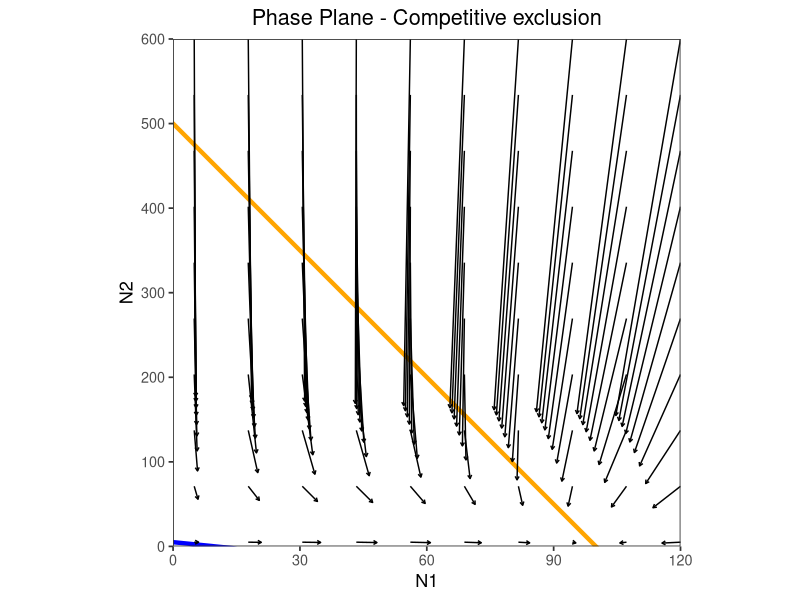
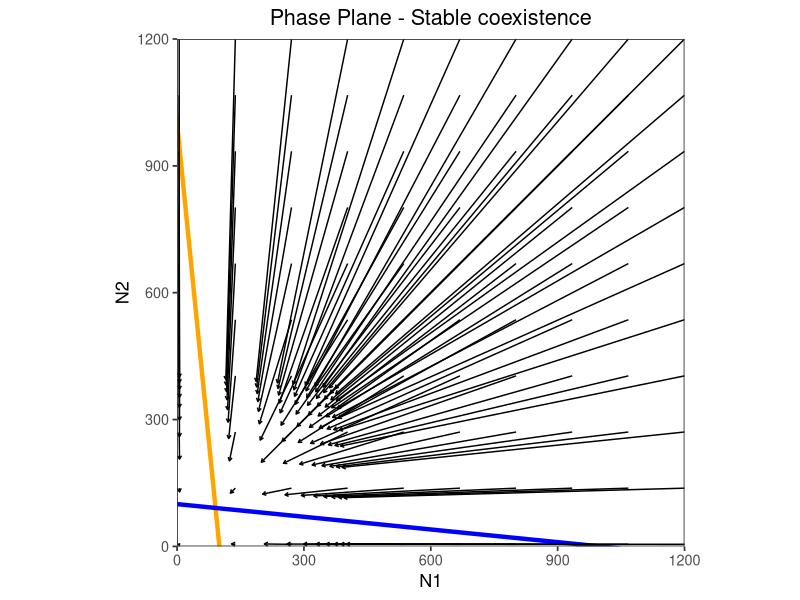
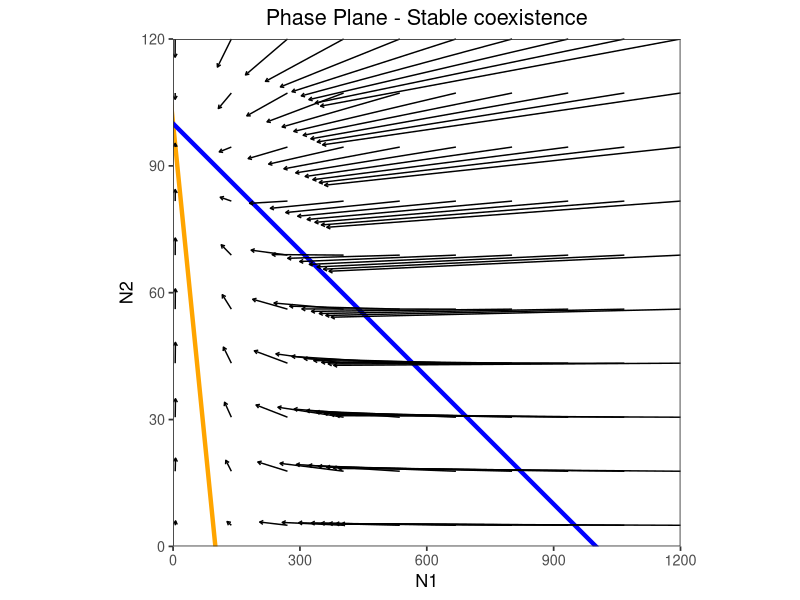

These figures' R source, in order:
# References: Codes are adapted from: 
# 1. Stevens 2009 - A Primer of Ecology with R
# 2. Course - Introduction to theoretical ecology (https://pojuke.github.io/TheoreticalEcologyPJK/week-8---lotka-volterra-competition-model---population-dynamics.html)

########################
# Load library
library(ggplot2)
library(tidyverse)
library(deSolve)
library(grid)  

################## Stability analysis - Case Unstable coexistence##########
## 1. Assign values of model parameters (Jacobian analysis)
r1 <- 1; r2 <- 0.1
K1 <- 100; K2 <- 50
a11 <- 1 / K1       # intraspecific competition for species 1
a22 <- 1 / K2       # intraspecific competition for species 2
a12 <- 0.2 / K1     # interspecific competition effect of N2 on N1
a21 <- 0.5 / K2     # interspecific competition effect of N1 on N2

########################
## 2. Model expression for dN/dt
dN1dt <- expression(r1*N1 - r1*a11*N1^2 - r1*a12*N1*N2)
dN2dt <- expression(r2*N2 - r2*a22*N2^2 - r2*a21*N1*N2)

# Partial derivatives (Jacobian components)
(ddN1dN1 <- D(dN1dt, "N1"))
(ddN1dN2 <- D(dN1dt, "N2"))
(ddN2dN1 <- D(dN2dt, "N1"))
(ddN2dN2 <- D(dN2dt, "N2"))

# Jacobian matrix 
J <- expression(matrix(
  c(eval(ddN1dN1), eval(ddN1dN2),
    eval(ddN2dN1), eval(ddN2dN2)),
  nrow = 2, byrow = TRUE))

########################
## 3. Calculate model equilibrium (at N1*, N2*)
N1Star <- expression((a22 - a12) / (a22*a11 - a12*a21))
N2Star <- expression((a11 - a21) / (a22*a11 - a12*a21))

N1 <- eval(N1Star)
N2 <- eval(N2Star) # N2* is zero -> no coexistence!

########################
## 4. Evaluate Jacobian matrix at equilibrium
(J1 <- eval(J))
eigStable <- eigen(J1)
eigStable[["values"]] 

########################
## 5. Plotting function - Phase plane
phase_plane <- function(r1, r2, a11, a21, a22, a12, title, t){
  # Vectors
  LV <- function(times, state, parms) {
    with(as.list(c(state, parms)), {
      dN1_dt = N1 * (r1 - a11*N1 - a12*N2)
      dN2_dt = N2 * (r2 - a22*N2 - a21*N1)
      return(list(c(dN1_dt, dN2_dt)))
    })
  }
  # Parameters
  times <- c(0, t)
  parms <- c(r1 = r1, r2 = r2, a11 = a11, a21 = a21, a22 = a22, a12 = a12)
  # Plot range with a buffer expansion for better visualization
  x_inter<- max(c(r1/a11, r2/a21)) *1.2
  y_inter <- max(c(r2/a22, r1/a12)) *1.2
  # Arrows
  vector_grid <- expand.grid(seq(5, x_inter, length.out = 10),
                             seq(5, y_inter, length.out = 10))
  vector_data <- vector_grid %>%
    pmap(., function(Var1, Var2){
      state <- c(N1 = Var1, N2 = Var2)
      pop_size <- ode(func = LV, times = times, y = state, parms = parms)
      pop_size[2, 2:3]
    }) %>%
    bind_rows() %>%
    rename(xend = N1, yend = N2) %>%
    bind_cols(vector_grid) %>%
    rename(x = Var1, y = Var2)
    # Phase plane
    ggplot() +
      geom_abline(slope = -a11/a12, intercept = r1/a12, 
                  color = "orange", size = 1.5) +
      geom_abline(slope = -a21/a22, intercept = r2/a22, 
                  color = "blue", size = 1.5) +
      geom_segment(data = vector_data,
                   aes(x = x, y = y, xend = xend, yend = yend),
                   arrow = arrow(length = unit(0.1, "cm"))) +    
      scale_x_continuous(name = "N1", limits = c(0, x_inter), expand = c(0, 0)) +
      scale_y_continuous(name = "N2", limits = c(0, y_inter), expand = c(0, 0)) +
      theme_bw(base_size = 13) +
      theme(panel.grid = element_blank(),
            plot.title = element_text(hjust = 0.5),
            aspect.ratio = 1) +
      labs(title = title)
  }

########################
## 6. Phase plane plot
phase_plane(r1 = r1, r2 = r2, a11 = a11, a21 = a21,
            a22 = a22, a12 = a12, t = 0.2,
            title = "Phase Plane - Competitive exclusion")

################## Stability analysis - Case Stable coexistence ##########
# Assign new values
a11 <- a22 <- 0.01
a12 <- a21 <- 0.001 
r1 <- r2 <- 1

# Values in equilibrium for N
N1Star <- expression((a22-a12)/(a22*a11 - a12*a21))
N2Star <- expression((a11-a21)/(a22*a11 - a12*a21))
N1 <- eval(N1Star)
N2 <- eval(N2Star)
# N1 and N2 > zero - coexistence!

# Evaluate Jacobian matrix
(J2 <- eval(J))
eigStable <- eigen(J2); eigStable[["values"]] 

phase_plane(r1 = r1, r2 = r2, a11 = a11, a21 = a21,
            a22 = a22, a12 = a12, t = 0.2,
            title = "Phase Plane - Stable coexistence")
# Comment: All real parts < 0 -> globally stable point and no imagery parts (i.e., no oscillation)

################## Stability analysis - Case N2 win ##########
# Assign new values
a11 <- a22 <- 0.01
a12 <- 0.01 
a21 <- 0.001
r1 <- r2 <- 1

# Values in equilibrium for N
N1Star <- expression((a22-a12)/(a22*a11 - a12*a21))
N2Star <- expression((a11-a21)/(a22*a11 - a12*a21))
N1 <- eval(N1Star)
N2 <- eval(N2Star)
# N1 = 0 - no coexistence!

# Evaluate Jacobian matrix
(J2 <- eval(J))
eigStable <- eigen(J2); eigStable[["values"]] 

phase_plane(r1 = r1, r2 = r2, a11 = a11, a21 = a21,
            a22 = a22, a12 = a12, t = 0.2,
            title = "Phase Plane - Stable coexistence")
